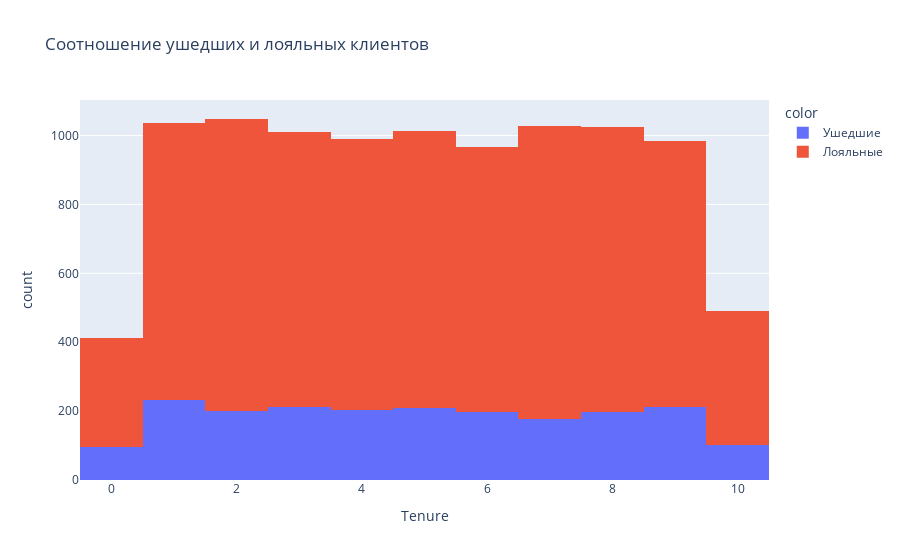

Write notebook code for a chart like this one.
### Code cell
exited_data = churn_data.groupby('Exited', as_index=False).sum()

fig=px.histogram(
    data_frame=churn_data,
    x='Tenure',
    title='Соотношение ушедших и лояльных клиентов',
    color=churn_data['Exited'].map({1:'Ушедшие', 0:'Лояльные'})
)


fig.show()

### Figure 1 — Plotly figure (JSON) as saved in the notebook; plotly's stock layout.template omitted (floating-point values rounded to 4 significant figures; data arrays with more than 128 entries replaced by an {"elided": "..."} marker saying what was removed)
{"data": [{"alignmentgroup": "True", "bingroup": "x", "hovertemplate": "color=Ушедшие<br>Tenure=%{x}<br>count=%{y}<extra></extra>", "legendgroup": "Ушедшие", "marker": {"color": "#636efa", "pattern": {"shape": ""}}, "name": "Ушедшие", "offsetgroup": "Ушедшие", "orientation": "v", "showlegend": true, "type": "histogram", "x": {"elided": "2037 int values"}, "xaxis": "x", "yaxis": "y"}, {"alignmentgroup": "True", "bingroup": "x", "hovertemplate": "color=Лояльные<br>Tenure=%{x}<br>count=%{y}<extra></extra>", "legendgroup": "Лояльные", "marker": {"color": "#EF553B", "pattern": {"shape": ""}}, "name": "Лояльные", "offsetgroup": "Лояльные", "orientation": "v", "showlegend": true, "type": "histogram", "x": {"elided": "7963 int values"}, "xaxis": "x", "yaxis": "y"}], "layout": {"barmode": "relative", "legend": {"title": {"text": "color"}, "tracegroupgap": 0}, "title": {"text": "Соотношение ушедших и лояльных клиентов"}, "xaxis": {"anchor": "y", "domain": [0, 1], "title": {"text": "Tenure"}}, "yaxis": {"anchor": "x", "domain": [0, 1], "title": {"text": "count"}}}}
